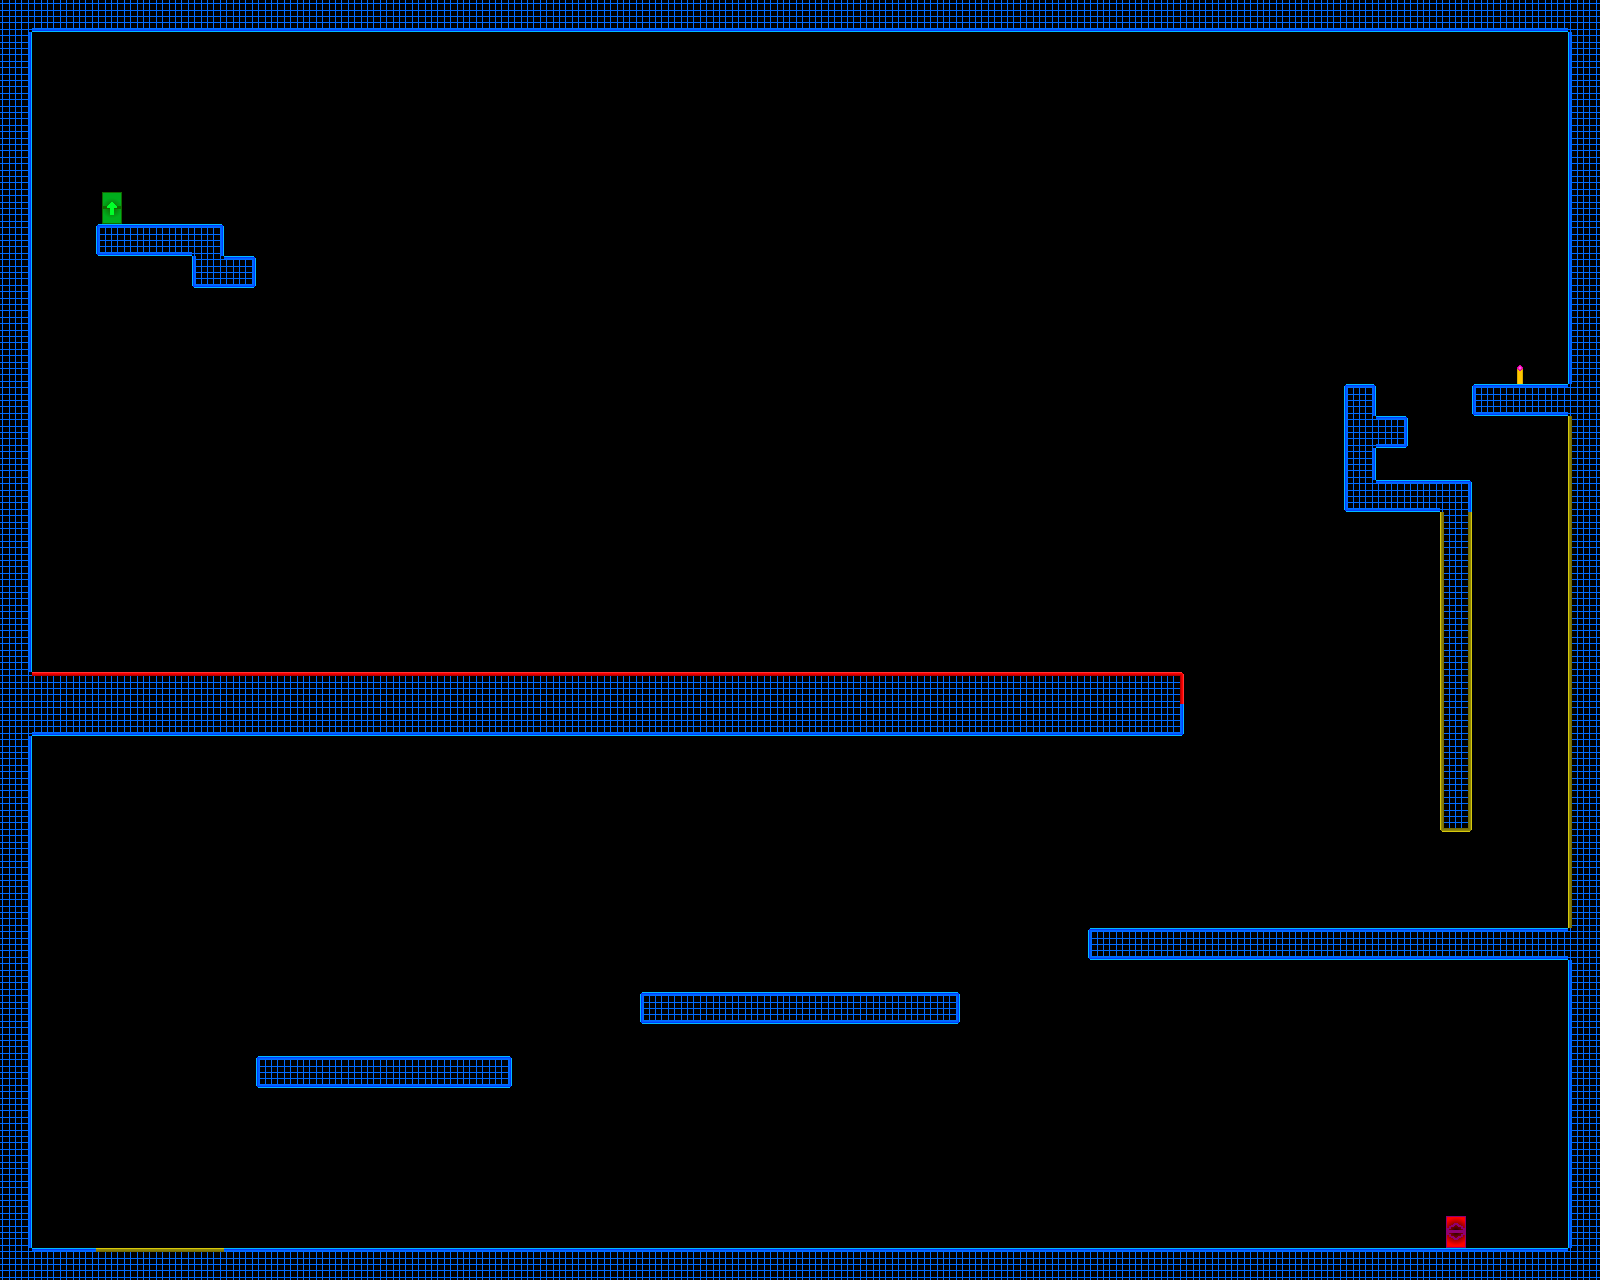

Below is a game level as drawn by its tile map, then a one-line description and the .tmx that defines it (tile-layer data replaced by summaries):
An orthogonal 50x40 tile map with 32x32 px tiles, 1 tile layer (Tile Layer 1) and 26 objects.

<map version="1.0" orientation="orthogonal" renderorder="right-down" width="50" height="40" tilewidth="32" tileheight="32" nextobjectid="30">
 <tileset firstgid="1" name="TestTile" tilewidth="32" tileheight="32" tilecount="72">
  <image source="resources/tiles/TestTile.png" width="256" height="288" />
 </tileset>
 <layer name="Tile Layer 1" width="50" height="40">
  <data>[2000 cells, 334 non-empty, 24 distinct tile ids]</data>
 </layer>
 <objectgroup name="Triggers" visible="0">
  <object id="1" x="864" y="480" width="32" height="32">
   <properties>
    <property name="Platform" value="h" />
    <property name="bouncyplat" value="" />
    <property name="id" value="1" />
   </properties>
  </object>
  <object id="2" x="1344" y="480" width="32" height="32">
   <properties>
    <property name="PlatReverse" value="" />
   </properties>
  </object>
  <object id="4" x="0" y="480" width="32" height="32">
   <properties>
    <property name="PlatReverse" value="" />
   </properties>
  </object>
  <object id="5" x="1504" y="352" width="32" height="32">
   <properties>
    <property name="button" value="1" />
   </properties>
  </object>
  <object id="7" x="1440" y="512" width="32" height="320">
   <properties>
    <property name="bouncy" value="blr" />
    <property name="power" value="800" />
   </properties>
  </object>
  <object id="8" x="1568" y="416" width="32" height="512">
   <properties>
    <property name="bouncy" value="l" />
    <property name="power" value="800" />
   </properties>
  </object>
  <object id="9" x="96" y="1248" width="128" height="32">
   <properties>
    <property name="bouncy" value="t" />
    <property name="power" value="800" />
   </properties>
  </object>
  <object id="10" x="256" y="1056" width="256" height="32">
   <properties>
    <property name="blocker" value="tblr" />
   </properties>
  </object>
  <object id="11" x="640" y="992" width="320" height="32">
   <properties>
    <property name="blocker" value="tblr" />
   </properties>
  </object>
  <object id="12" x="1088" y="928" width="480" height="32">
   <properties>
    <property name="blocker" value="btl" />
   </properties>
  </object>
  <object id="13" x="32" y="1248" width="64" height="32">
   <properties>
    <property name="blocker" value="t" />
   </properties>
  </object>
  <object id="14" x="224" y="1248" width="1344" height="32">
   <properties>
    <property name="blocker" value="t" />
   </properties>
  </object>
  <object id="15" x="1568" y="928" width="32" height="352">
   <properties>
    <property name="blocker" value="l" />
   </properties>
  </object>
  <object id="16" x="0" y="32" width="32" height="1248">
   <properties>
    <property name="blocker" value="r" />
   </properties>
  </object>
  <object id="17" x="32" y="704" width="1152" height="32">
   <properties>
    <property name="blocker" value="br" />
   </properties>
  </object>
  <object id="18" x="32" y="672" width="1152" height="32">
   <properties>
    <property name="deadly" value="tr" />
   </properties>
  </object>
  <object id="19" x="0" y="0" width="1600" height="32">
   <properties>
    <property name="blocker" value="b" />
   </properties>
  </object>
  <object id="21" x="96" y="224" width="128" height="32">
   <properties>
    <property name="blocker" value="tbrl" />
   </properties>
  </object>
  <object id="22" x="192" y="256" width="64" height="32">
   <properties>
    <property name="blocker" value="tblr" />
   </properties>
  </object>
  <object id="23" x="1344" y="384" width="32" height="128">
   <properties>
    <property name="blocker" value="btrl" />
   </properties>
  </object>
  <object id="24" x="1568" y="32" width="32" height="384">
   <properties>
    <property name="blocker" value="l" />
   </properties>
  </object>
  <object id="25" x="1472" y="384" width="96" height="32">
   <properties>
    <property name="blocker" value="tblr" />
   </properties>
  </object>
  <object id="26" x="1376" y="416" width="32" height="32">
   <properties>
    <property name="blocker" value="tblr" />
   </properties>
  </object>
  <object id="27" x="1376" y="480" width="96" height="32">
   <properties>
    <property name="blocker" value="tblr" />
   </properties>
  </object>
  <object id="28" x="1440" y="1216" width="32" height="32">
   <properties>
    <property name="playerEntrance" value="" />
   </properties>
  </object>
  <object id="29" x="96" y="192" width="32" height="32">
   <properties>
    <property name="playerExit" value="" />
   </properties>
  </object>
 </objectgroup>
</map>
